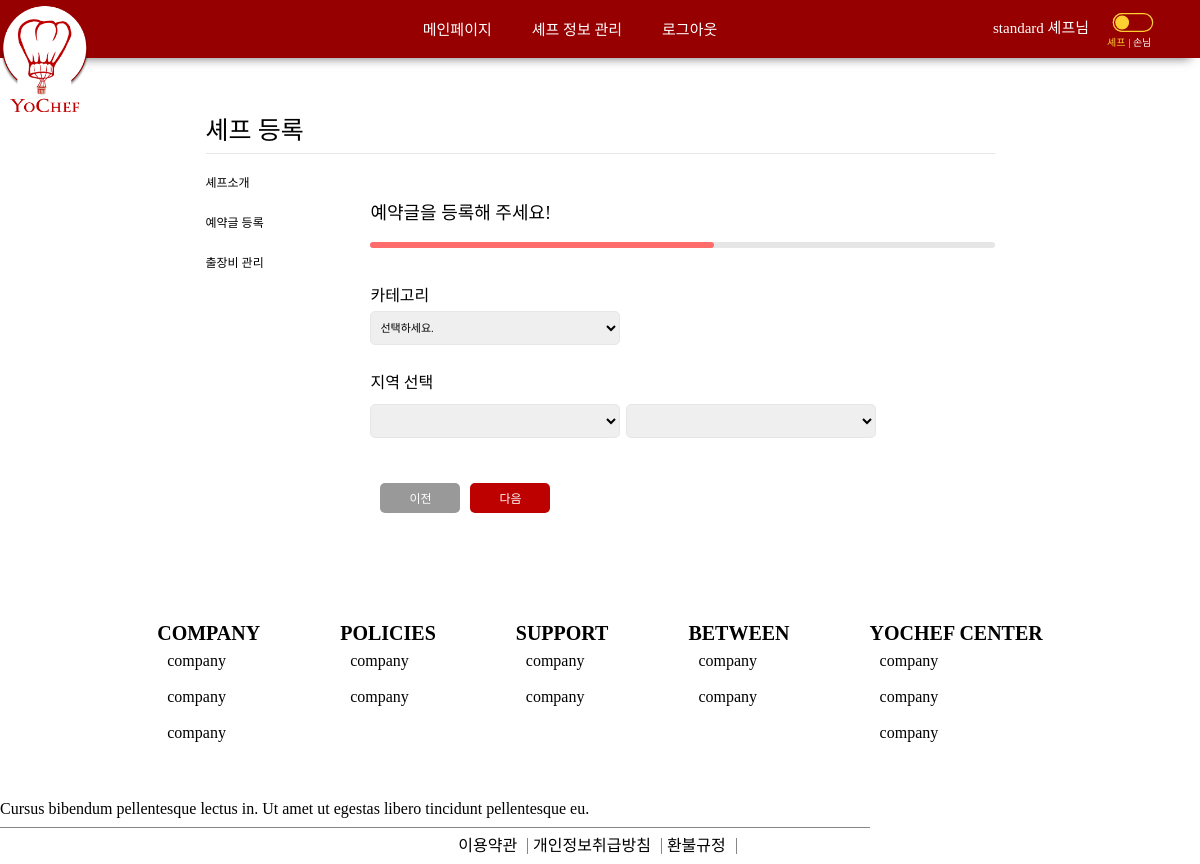
/chef/registerchef/2 (signed in), run on an earlier commit of the app's database.
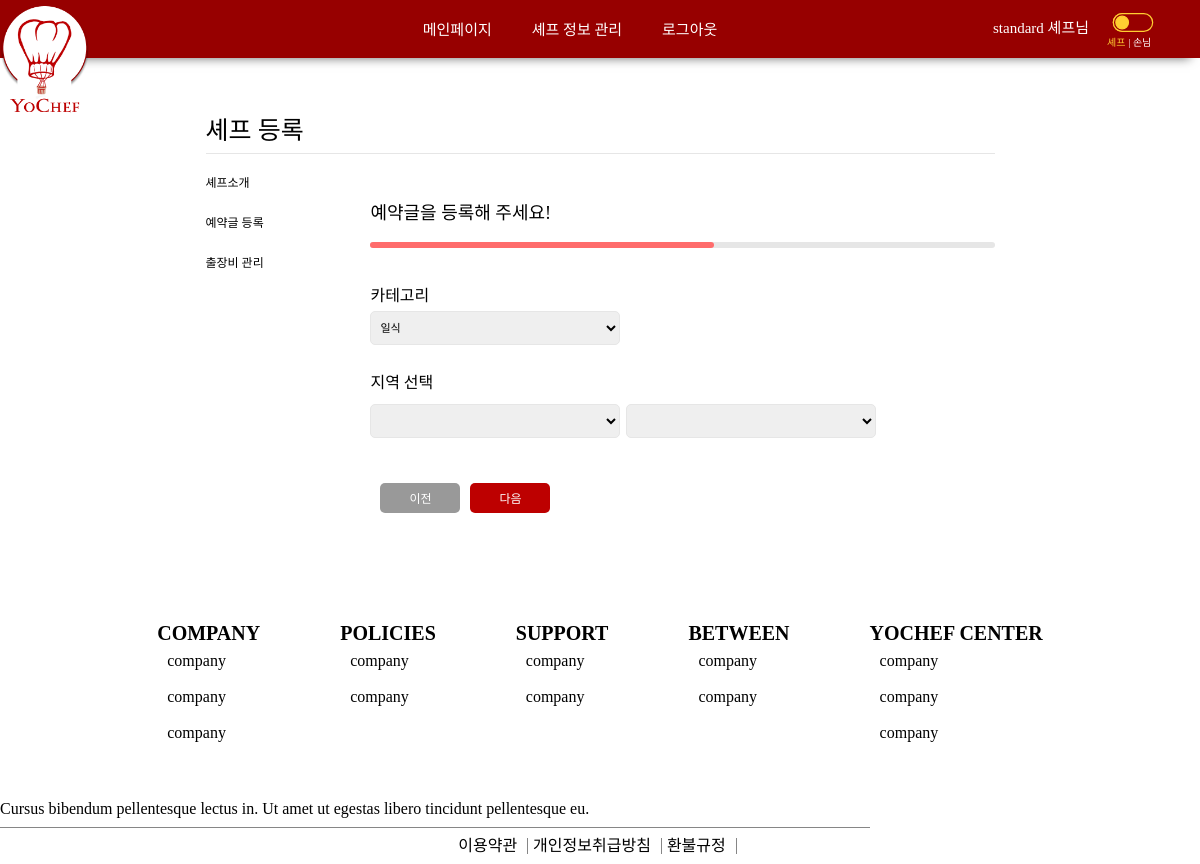
And on a later commit of the database.
### chef/models.py (models this page shows, shortened)
class Post(models.Model):
	chef = models.OneToOneField(Chef, on_delete=models.CASCADE)
	region = models.IntegerField(null=True)
	regionDetail = models.ForeignKey(RegionDetail, null=True, on_delete=models.SET_NULL)
	title = models.TextField(max_length=255, null=True)
	introduce = models.TextField(max_length=5000, null=True)
	category = models.IntegerField(null=True)		# 한식, 일식, 중식, 아시안, 양식, 채식
	notice = models.TextField(max_length=5000, null=True)
	movingPrice = models.IntegerField(default=0)
	isOpen = models.BooleanField(default=True)
	registerDate = models.DateTimeField(auto_now=True)

### chef/views.py (the view, shortened to what this page needs)
# urls.py: path('registerchef/<int:page_num>', views.registerChef, name="registerChef"),
def registerChef(request, page_num=1):
    if str(request.user) == "AnonymousUser":
        return redirect("/customer/login")
    customer = request.user.customer
    if page_num == 1:   # Load registerChef/1
        if Chef.objects.filter(customer=customer).exists():
            chef = customer.chef
        else:
            chef = Chef(customer=customer)
            chef.save()
        if File.objects.filter(chef=chef, category=1).exists():
            profileImage = File.objects.get(chef=chef, category=1)
        else:
            profileImage = File(chef=chef, category=1)
            profileImage.save()
        if Post.objects.filter(chef=chef).exists():
            post = chef.post
        else:
            post = Post(chef=chef)
            post.save()
        context = {
            "customer" : customer,
            "chef" : chef,
            "profileImage" : profileImage,
        }
        return render(request, 'registerChef_1.html', context)
    elif page_num == 2: # save registerChef/1, load registerChef/2
        chef = customer.chef
        post = chef.post
        context = {
            "customer" : customer,
            "chef" : chef,
            "post" : post,
        }
        return render(request, 'registerChef_2.html', context)

### chef/templates/registerChef_2.html (shortened to what this page needs)
{% extends 'base.html' %}
{% load static %}
{% block style %}    <link rel="stylesheet" href="{% static 'css/editChefProfile_2.css' %}">
{% endblock %}
{% block content %}
    <form onsubmit="return formCheck()" name="registerChef_2" method="POST" action="{% url 'registerChef' '3' %}">
        <div class="edit-chef-wrapper">
            {% include 'registerChef_side.html' %}
                <div class="edit-content">
                    <section class="category-region">
                        <article class="register-header">
                            <h3>예약글을 등록해 주세요!</h3>
                            <div class="status-bar-wrapper" style="width: 100%;">
                                <div class="status-bar" style="width: 55%"> </div>
                            </div>
                        </article>
                        <article class="category__wrapper">
                            <h4 class="article-title">카테고리</h4>
                            <select name="category" value="{{post.category|default:""}}">
                                <option value="0">선택하세요.</option>
                                <option value="3">일식</option>
                            </select>
                        </article>
                        <article class="region-wrapper">
                            <h4 class="article-title article-title--top">지역 선택 </h4>
                            <div id="region-selection-all">
                                <div class="region-selection-wrapper">
                                    <select class="region-selection" name="residence" value="{{post.region|default:0}}"></select>
                                    <select id="region-detail-selection" name="residenceDetail" value="{{post.regionDetail|default:0}}"></select>
                                </div>
                            </div>
                        </article>
                    </section>
                    <aside class="button">
                        <button type="submit" class="after-button" id="submitButton">다음</button>
                        <button type="button" class="before-button"><a class="before-button" href="{% url 'registerChef' '1' %}">이전</a></button>
                    </aside>
            </div>
        </div>
    </form>
{% endblock %}

What changed in the data, as far as the page shows it:
changed Post: category "선택하세요." → "일식"
